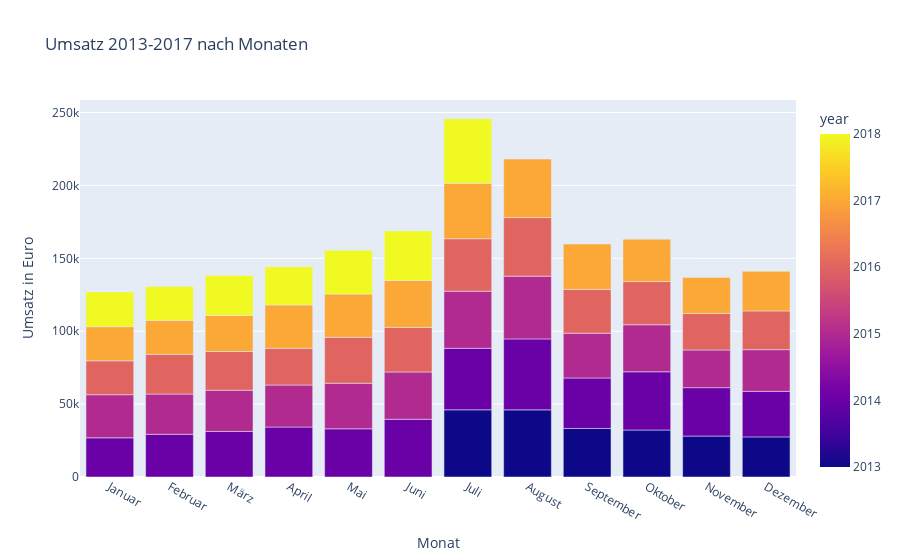

The notebook cell saved with this chart:
### Code cell
#i want to have all the plots for the years 2013-2017 in one plot
def plot_gesamtumsatz_all(data):
    data_grouped = data.groupby(['year', 'month']).sum().reset_index()
    data_grouped = data_grouped.rename(columns={'Umsatz_total': 'Gesamtumsatz'})
    
    fig = px.bar(data_grouped, x='month', y='Gesamtumsatz', color='year', title='Umsatz 2013-2017 nach Monaten')
    fig.update_xaxes(title_text='Monat')
    fig.update_yaxes(title_text='Umsatz in Euro')
    fig.update_xaxes(tickvals=[1,2,3,4,5,6,7,8,9,10,11,12], ticktext=['Januar', 'Februar', 'März', 'April', 'Mai', 'Juni', 'Juli', 'August', 'September', 'Oktober', 'November', 'Dezember'])
    fig.show()

plot_gesamtumsatz_all(data)

### Figure 1 — Plotly figure (JSON) as saved in the notebook; plotly's stock layout.template omitted (floating-point values rounded to 4 significant figures)
{"data": [{"alignmentgroup": "True", "hovertemplate": "month=%{x}<br>Gesamtumsatz=%{y}<br>year=%{marker.color}<extra></extra>", "legendgroup": "", "marker": {"color": [2013, 2013, 2013, 2013, 2013, 2013, 2014, 2014, 2014, 2014, 2014, 2014, 2014, 2014, 2014, 2014, 2014, 2014, 2015, 2015, 2015, 2015, 2015, 2015, 2015, 2015, 2015, 2015, 2015, 2015, 2016, 2016, 2016, 2016, 2016, 2016, 2016, 2016, 2016, 2016, 2016, 2016, 2017, 2017, 2017, 2017, 2017, 2017, 2017, 2017, 2017, 2017, 2017, 2017, 2018, 2018, 2018, 2018, 2018, 2018, 2018], "coloraxis": "coloraxis", "pattern": {"shape": ""}}, "name": "", "offsetgroup": "", "orientation": "v", "showlegend": false, "textposition": "auto", "type": "bar", "x": [7, 8, 9, 10, 11, 12, 1, 2, 3, 4, 5, 6, 7, 8, 9, 10, 11, 12, 1, 2, 3, 4, 5, 6, 7, 8, 9, 10, 11, 12, 1, 2, 3, 4, 5, 6, 7, 8, 9, 10, 11, 12, 1, 2, 3, 4, 5, 6, 7, 8, 9, 10, 11, 12, 1, 2, 3, 4, 5, 6, 7], "xaxis": "x", "y": [46078, 46056, 33278, 32215, 28070, 27519, 26875, 29279, 31253, 34258, 33061, 39599, 42178, 48648, 34641, 39942, 33214, 31198, 29564, 27623, 28258, 28827, 31233, 32409, 39145, 43034, 30700, 32245, 25850, 28617, 23261, 27210, 26579, 25186, 31542, 30579, 36020, 40178, 30036, 29650, 25051, 26573, 23391, 23333, 24711, 29720, 29660, 32242, 38080, 40127, 31082, 29046, 24710, 27167, 23826, 23282, 27481, 26204, 30041, 33937, 44141], "yaxis": "y"}], "layout": {"barmode": "relative", "coloraxis": {"colorbar": {"title": {"text": "year"}}, "colorscale": [[0, "#0d0887"], [0.1111, "#46039f"], [0.2222, "#7201a8"], [0.3333, "#9c179e"], [0.4444, "#bd3786"], [0.5556, "#d8576b"], [0.6667, "#ed7953"], [0.7778, "#fb9f3a"], [0.8889, "#fdca26"], [1, "#f0f921"]]}, "legend": {"tracegroupgap": 0}, "title": {"text": "Umsatz 2013-2017 nach Monaten"}, "xaxis": {"anchor": "y", "domain": [0, 1], "ticktext": ["Januar", "Februar", "März", "April", "Mai", "Juni", "Juli", "August", "September", "Oktober", "November", "Dezember"], "tickvals": [1, 2, 3, 4, 5, 6, 7, 8, 9, 10, 11, 12], "title": {"text": "Monat"}}, "yaxis": {"anchor": "x", "domain": [0, 1], "title": {"text": "Umsatz in Euro"}}}}
